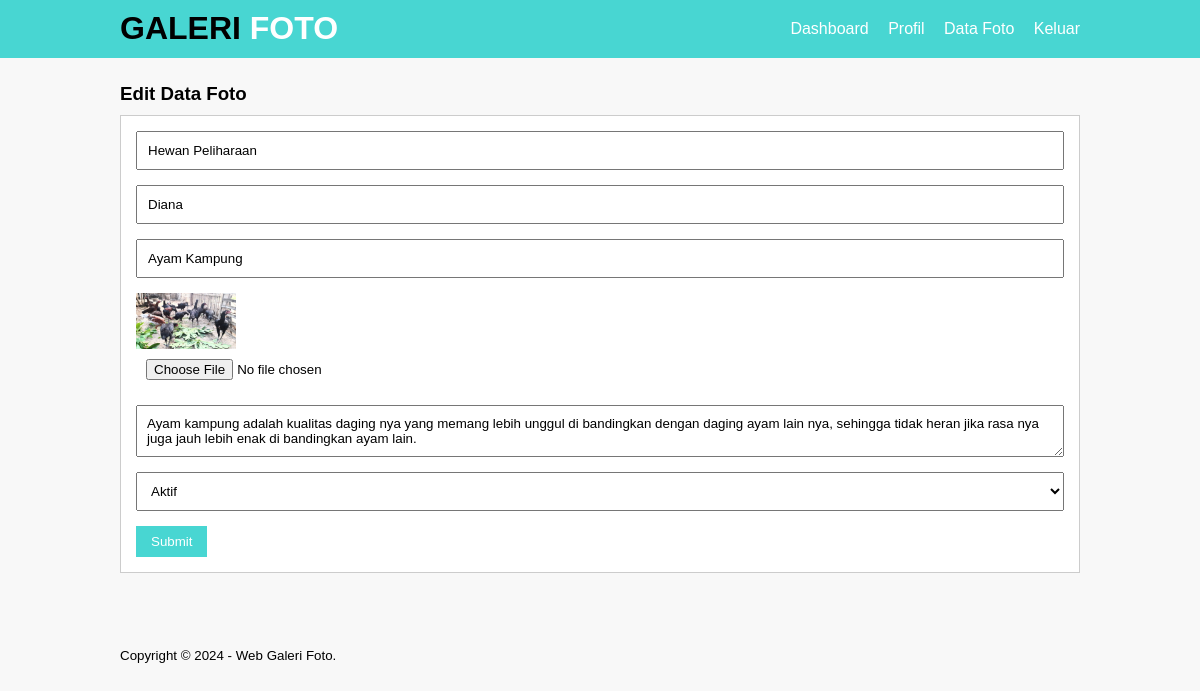
Page /edit-image.php?id=39 (signed in) on the committed database.
### tables this page shows
CREATE TABLE `tb_image` (
  `image_id` int(11) NOT NULL,
  `category_id` int(11) NOT NULL,
  `category_name` varchar(100) NOT NULL,
  `admin_id` int(11) NOT NULL,
  `admin_name` varchar(100) NOT NULL,
  `image_name` varchar(100) NOT NULL,
  `image_description` text NOT NULL,
  `image` varchar(100) NOT NULL,
  `image_status` tinyint(1) NOT NULL,
  `date_created` timestamp NOT NULL DEFAULT current_timestamp() ON UPDATE current_timestamp()
);

### edit-image.php (the view, shortened to what this page needs)
<?php
	include 'db.php';
	$produk = mysqli_query($conn, "SELECT * FROM  tb_image WHERE image_id = '".$_GET['id']."'");
	$p = mysqli_fetch_object($produk);
?>
<!DOCTYPE html PUBLIC "-//W3C//DTD XHTML 1.0 Transitional//EN" "http://www.w3.org/TR/xhtml1/DTD/xhtml1-transitional.dtd">
<html xmlns="http://www.w3.org/1999/xhtml">
<head>
<link rel="stylesheet" type="text/css" href="css/style.css">
</head>
<body>
     <header>
        <div class="container">
		<h1><a href="dashboard.php"><span style="color:black;">GALERI </span>FOTO</a></h1>
        <ul>
           <li><a href="dashboard.php">Dashboard</a></li>
           <li><a href="profil.php">Profil</a></li>
           <li><a href="data-image.php">Data Foto</a></li>
           <li><a href="Keluar.php">Keluar</a></li>
        </ul>
        </div>
    </header>
    <div class="section">
        <div class="container">
            <h3>Edit Data Foto</h3>
            <div class="box">
    <form action="" method="POST" enctype="multipart/form-data">
            <input type="text" name="kategori" class="input-control" placeholder="Kategori Foto" value="<?php echo $p->category_name ?>" readonly="readonly">
            <input type="text" name="namauser" class="input-control" placeholder="Nama User" value="<?php echo $p->admin_name ?>" readonly="readonly">
            <input type="text" name="nama" class="input-control" placeholder="Nama Foto" value="<?php echo $p->image_name ?>" required>
                   <img src="foto/<?php echo $p->image ?>" width="100px" />
                   <input type="file" name="gambar" class="input-control">
                   <textarea class="input-control" name="deskripsi" placeholder="Deskripsi"><?php echo $p->image_description ?></textarea><br />
                   <select class="input-control" name="status">
                       <option value="1" <?php echo ($p->image_status == 1)? 'selected':''; ?>>Aktif</option>
                   </select>
                   <input type="submit" name="submit" value="Submit" class="btn">
               </form>
        </div>
        </div>
    </div>
     <footer>
        <div class="container">
            <small>Copyright &copy; 2024 - Web Galeri Foto.</small>
        </div>
    </footer>
</body>
</html>

### css/style.css (style rules this page uses)
* { padding:0; margin:0; font-family:'Quicksand', sans-serif; }
body { background-color:#f8f8f8; }
a { color: inherit; text-decoration:none; }
.input-control { width:100%; padding:10px; margin-bottom:15px; box-sizing:border-box; }
.btn { padding:8px 15px; background-color: #48d6d2; color: #fff; border:none; cursor: pointer; }
header { background-color: #48d6d2; color: #fff; }
header h1 { float:left; padding:10px 0; }
header ul { float:right; }
header ul li { display:inline-block; }
header ul li a { padding:20px 0 20px 15px; display: inline-block; }
footer { padding:25px 0; }
.container { width: 80%; margin: 0 auto; }
.container:after { content:''; display: block; clear:both; }
.section { padding:25px 0; }
.box { background-color: #fff; border:1px solid #ccc; padding:15px; box-sizing: border-box; margin:10px 0 25px 0; }
.box:after { content: ''; display: block; clear: both; }

### rows in the picture
tb_image: kategori "Hewan Peliharaan", namauser "Diana", nama "Ayam Kampung", image (picture), deskripsi "Ayam kampung adalah kualitas daging nya yang memang lebih unggul di bandingkan dengan daging ayam lain nya, sehingga tidak heran jika rasa nya juga jauh lebih enak di bandingkan ayam lain.", status "Aktif"
